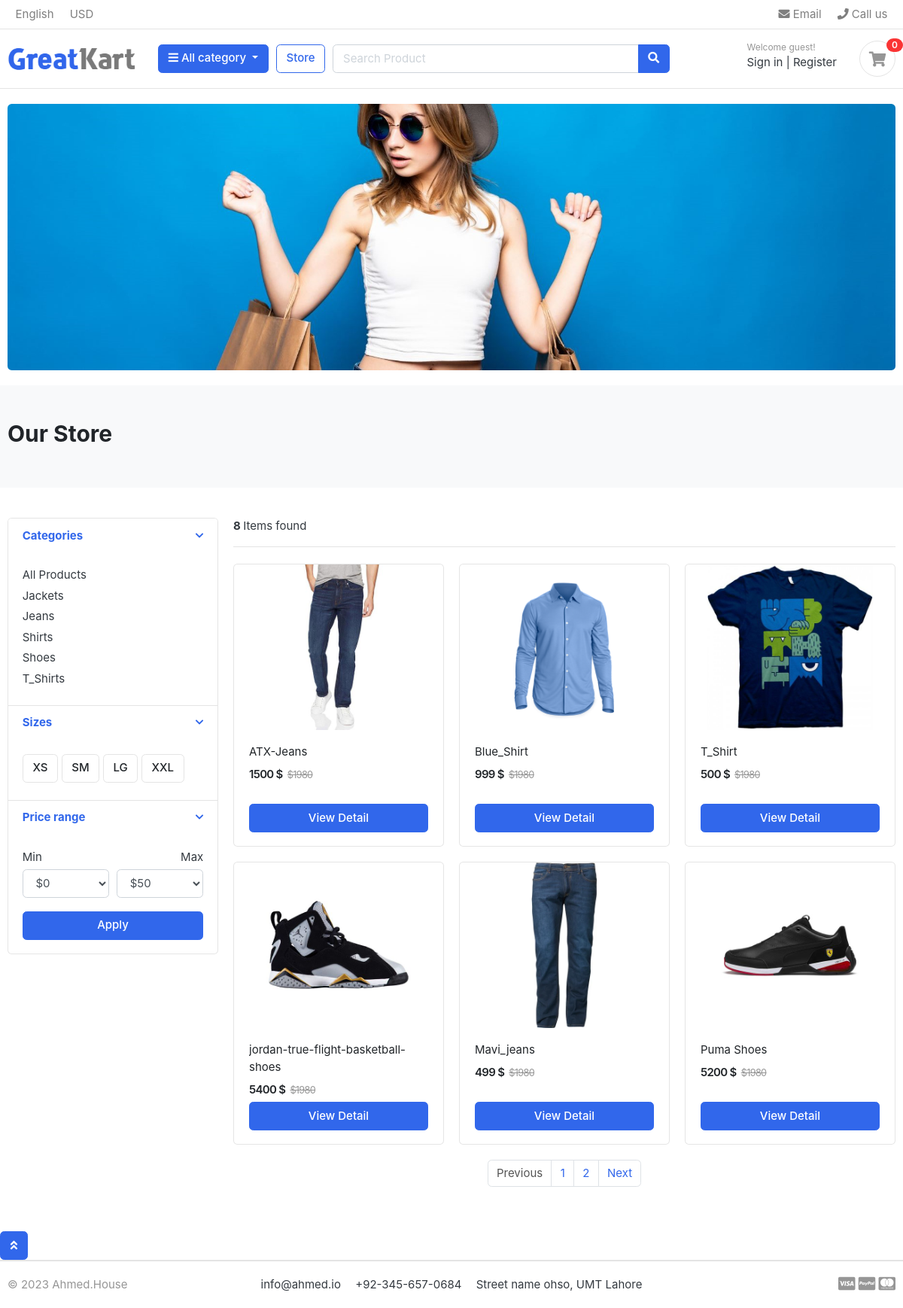
/store/, run on the app's committed database.
### category/models.py (models this page shows, shortened)
class Category(models.Model):
    category_name = models.CharField(max_length=50, unique=True)
    slug = models.SlugField(max_length=100, unique=True)
    description = models.TextField(max_length=255, blank=True)
    cat_image = models.ImageField(
        upload_to='media/category/images', blank=True)
    created_at = models.DateTimeField(default=datetime.datetime.now())
    updated_at = models.DateTimeField(auto_now=True)
    class Meta:
        verbose_name = 'category'
        verbose_name_plural = 'Categories'
    def get_url(self):
        return reverse('products_by_category', args=[self.slug])

### store/models.py (models this page shows, shortened)
class Product(models.Model):
    product_name = models.CharField(max_length=200, unique=True)
    slug = models.SlugField(max_length=200, unique=True)
    category = models.ForeignKey(Category, on_delete=models.CASCADE)
    description = models.TextField(max_length=500, blank=True)
    price = models.IntegerField()
    image = models.ImageField(upload_to="media/products/images/")
    stock = models.IntegerField()
    is_available = models.BooleanField(default=True)
    created_at = models.DateTimeField(auto_now_add=True)
    modified_date = models.DateTimeField(auto_now=True)
    def get_url(self):
        return reverse('product_detail', args=[self.category.slug, self.slug])

### store/views.py (the view)
# urls.py: path('store/', include('store.urls')),
def store(request, category_slug=None):
    category = None
    products=None
    if category_slug !=None:
        category = get_object_or_404(Category, slug=category_slug)
        products = Product.objects.filter(category=category, is_available=True).order_by('id')
        paginator = Paginator(products, 6)
        page_number = request.GET.get('page')
        page_product = paginator.get_page(page_number)
        product_count = products.count()
    else:
        products= Product.objects.all().filter(is_available=True).order_by('id')
        paginator = Paginator(products, 6)
        page_number = request.GET.get('page')
        page_product = paginator.get_page(page_number)
        product_count = products.count()
        category = Category.objects.all()
    context = {
        'products': page_product,
        'product_count': product_count,
        'category ': category,
    }
    return render(request, 'store/store.html', context)

### carts/context_processors.py (called while the page is built)
def counter(request):
    cart_count = 0
    if 'admin'in request.path:
        return {}
    else:
        try:
            cart = CartModel.objects.filter(cart_id= _cart_id(request))
            cart_items = CartItem.objects.all().filter(cart=cart[:1])
            for cart_item in cart_items:
                cart_count += cart_item.quantity
        except CartModel.DoesNotExist:
            cart_count = 0
    return dict(cart_count=cart_count)

### carts/views.py (called while the page is built)
def _cart_id(request):
    cart = request.session.session_key
    if not cart:        # agr phly se session na ho ho session bna lay gay
        cart = request.session.create()
    return cart

### category/context_processors.py (called while the page is built)
def menu_links(request):
    links = Category.objects.all()
    return dict(links=links)

### baseapp/templates/store/store.html (shortened to what this page needs)
{% extends "store/base.html" %}
{% load static %}
{% block content %}
<section class="section-pagetop bg">
<div class="container">
	{%if 'search' in request.path %}
		<h2 class="title-page">Search Result</h2>
	{% else %}
		<h2 class="title-page">Our Store</h2>
	{% endif %}
</div>
</section>
<section class="section-content padding-y">
<div class="container">
<div class="row">
	<aside class="col-md-3">
<div class="card">
	<article class="filter-group">
		<header class="card-header">
			<a href="#" data-toggle="collapse" data-target="#collapse_1" aria-expanded="true" class="">
				<i class="icon-control fa fa-chevron-down"></i>
				<h6 class="title">Categories</h6>
			</a>
		</header>
		<div class="filter-content collapse show" id="collapse_1" style="">
			<div class="card-body">
				<ul class="list-menu">
          <li><a href="{% url 'store_homepage' %}">All Products</a></li>
          {% for cat in links %}
				<li><a href="{{cat.get_url}}">{{cat.category_name}}</a></li>
        {% endfor %}
				</ul>
			</div>
		</div>
	</article>
	<article class="filter-group">
		<header class="card-header">
			<a href="#" data-toggle="collapse" data-target="#collapse_4" aria-expanded="true" class="">
				<i class="icon-control fa fa-chevron-down"></i>
				<h6 class="title">Sizes </h6>
			</a>
		</header>
		<div class="filter-content collapse show" id="collapse_4" style="">
			<div class="card-body">
			  <label class="checkbox-btn">
			    <span class="btn btn-light"> XS </span>
			  </label>
			  <label class="checkbox-btn">
			    <span class="btn btn-light"> SM </span>
			  </label>
			  <label class="checkbox-btn">
			    <span class="btn btn-light"> LG </span>
			  </label>
			  <label class="checkbox-btn">
			    <span class="btn btn-light"> XXL </span>
			  </label>
		</div>
		</div>
	</article>
	<article class="filter-group">
		<header class="card-header">
			<a href="#" data-toggle="collapse" data-target="#collapse_3" aria-expanded="true" class="">
				<i class="icon-control fa fa-chevron-down"></i>
				<h6 class="title">Price range </h6>
			</a>
		</header>
		<div class="filter-content collapse show" id="collapse_3" style="">
			<div class="card-body">
				<div class="form-row">
				<div class="form-group col-md-6">
				  <label>Min</label>
				  	<select class="mr-2 form-control">
						<option value="0">$0</option>
					</select>
				</div>
				<div class="form-group text-right col-md-6">
				  <label>Max</label>
				  	<select class="mr-2 form-control">
						<option value="50">$50</option>
					</select>
				</div>
				</div>
				<button class="btn btn-block btn-primary">Apply</button>
			</div>
		</div>
	</article>
</div>
	</aside>
	<main class="col-md-9">
<header class="border-bottom mb-4 pb-3">
		<div class="form-inline">
			<span class="mr-md-auto"><b> {{ product_count }} </b> Items found </span>
		</div>
</header>
  <div class="row">
	{% if products %}
		{% for prod in products %}
		<div class="col-md-4">
			<figure class="card card-product-grid">
				<div class="img-wrap">
				<a href="{{ prod.get_url }}" class="img-wrap">
				<img src="{{prod.image.url}}"> </a>
				</div>
				<figcaption class="info-wrap">
				<div class="fix-height">
					<a href="{{ prod.get_url }}" class="title">{{ prod.product_name }}</a>
					<div class="price-wrap mt-2">
					<span class="price">{{ prod.price }} $ </span>
					<del class="price-old">$1980</del>
					</div>
				</div>
				<a href="{{ prod.get_url }}" class="btn btn-block btn-primary">View Detail </a>
				</figcaption>
			</figure>
		</div>
		{% endfor %}
	{% else %}
		<div> <h2> No Result Found. Please try again.</h2></div>
	{% endif %}
  </div>
  	<div class="col-12 pb-1">
                <nav aria-label="Page navigation">
					{% if products.has_other_pages %}
                        <ul class="pagination justify-content-center mb-3">
							{% if products.has_previous %}
								<li class="page-item"><a class="page-link" href="?page={{ products.previous_page_number }}">Previous</a></li>
									{% else %}
								<li class="page-item disabled"><a class="page-link" href="#">Previous</a></li>
							{% endif %}
							{% for i in products.paginator.page_range %}
								{% if product.number == i %}
									<li class="page-item active"><a class="page-link" href="#">{{ i }}</a></li>
								{% else %}
                            		<li class="page-item"><a class="page-link" href="?page={{ i }}">{{ i }}</a></li>
								{% endif %}
							{% endfor %}
							{% if products.has_next %}
                            	<li class="page-item"><a class="page-link" href="?page={{ products.next_page_number }}">Next </a></li>
								{% else %}
									<li class="page-item disabled"><a class="page-link" href="#">Next </a></li>
							{% endif %}
                        </ul>
					{% endif %}
                </nav>
    </div>
</div>
</section>
{% endblock %}

### baseapp/static/ecomstatic/css/ui.css (style rules this page uses)
html { font-family: "Inter", sans-serif; font-size: 15px; }
.img-wrap { text-align: center; display: block; }
.img-wrap img { max-width: 100%; }
.price-wrap { letter-spacing: -0.7px; }
.padding-y { padding-top: 40px; padding-bottom: 40px; }
figure { margin-bottom: 0; }
article:after, .form-group:after { display: block; clear: both; content: ""; }
.bg { background-color: #f8f9fa; }
.title-page { color: #212529; }
.btn-light { background-color: #fff; border-color: #e4e4e4; }
[class*=list-] li:after { visibility: hidden; display: block; content: ""; overflow: hidden; height: 0; clear: both; }
.list-menu { list-style: none; margin: 0; padding-left: 0; }
.list-menu li { margin-bottom: 5px; }
.list-menu a { color: #343a40; }
[class*=card-product] a.title { color: #212529; display: block; }
[class*=card-product] .img-wrap { overflow: hidden; position: relative; }
[class*=card-product] .img-wrap img { height: 100%; max-width: 100%; width: auto; display: inline-block; -o-object-fit: cover; object-fit: cover; }
.card-product-grid { margin-bottom: 20px; }
.card-product-grid .img-wrap { border-radius: 0.2rem 0.2rem 0 0; height: 220px; }
.card-product-grid .info-wrap { overflow: hidden; padding: 18px 20px; }
.card-product-grid .fix-height { height: 80px; overflow: hidden; }
.card .img-wrap { overflow: hidden; }
.price { font-weight: 600; color: #212529; }
.price-old { color: #969696; margin-left: 3px; font-size: 85%; }
.icon-control { margin-top: 5px; float: right; font-size: 80%; }
.card-header .title { margin-bottom: 0; line-height: 1.5; }
.filter-group { border-bottom: 1px solid #e4e4e4; }
.filter-group .card-header { border-bottom: 0; }
.filter-group:last-child { border-bottom: 0; }
.checkbox-btn { position: relative; }
.section-pagetop { padding: 45px 0; }

### data on the page
Category: category_name "Jackets"
Category: category_name "Jeans"
Category: category_name "Shirts"
Category: category_name "Shoes"
Category: category_name "T_Shirts"
Product: image (picture), product_name "ATX-Jeans", price "1500"
Product: image (picture), product_name "Blue_Shirt", price "999"
Product: image (picture), product_name "T_Shirt", price "500"
Product: image (picture), product_name "jordan-true-flight-basketball-shoes", price "5400"
Product: image (picture), product_name "Mavi_jeans", price "499"
Product: image (picture), product_name "Puma Shoes", price "5200"

### other printed values
{{ cart_count }} "0"
{{ product_count }} "8"
{{ i }} "1" "2"
